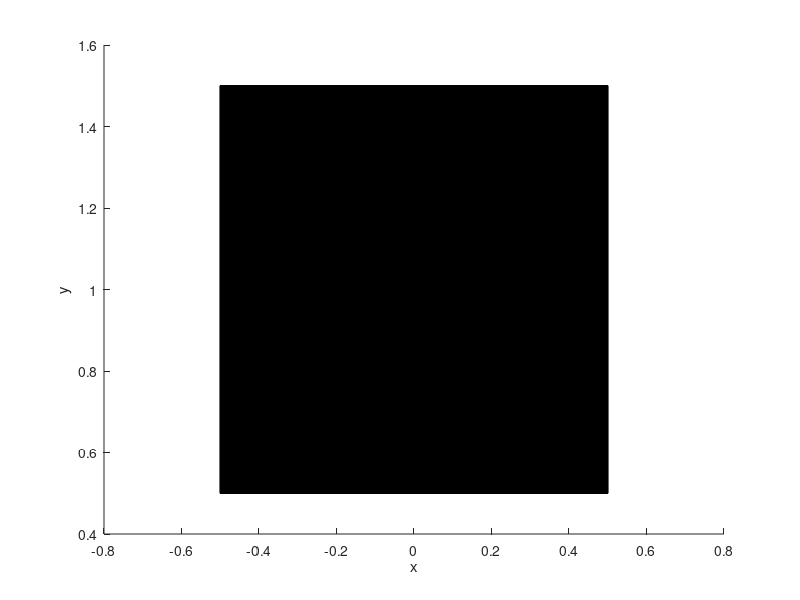

Reproduce this figure in MATLAB.
%% DESCRIPTION
%
% This is a script to plot a cube in Matlab.
%
%% OUTPUT
%
% Formatted figure with a cube.
%
%
%% 1.) Definitions
%% 1.) -General
dimension = [1 1 1];  % Dimension of the cube
position  = [0 1 0];  % Position of the cube
clr_c = 'k';  % Color of the cube

%% 1.) -Needed Coordinates
x_c(1) = -dimension(1)/2;                   % x-coordinate of the cube is half the length
x_c(2) = dimension(1)/2;                    % x-coordinate of the cube is half the length
x_c(3) = dimension(1)/2;                    % x-coordinate of the cube is half the length
x_c(4) = -dimension(1)/2;                   % x-coordinate of the cube is half the length
x_c(5) = -dimension(1)/2;                   % x-coordinate of the cube is half the length
x_c(6) = dimension(1)/2;                    % x-coordinate of the cube is half the length
x_c(7) = dimension(1)/2;                    % x-coordinate of the cube is half the length
x_c(8) = -dimension(1)/2;                   % x-coordinate of the cube is half the length

y_c(1) = dimension(2)/2;                    % y-coordinate of the cube is half the length
y_c(2) = dimension(2)/2;                    % y-coordinate of the cube is half the length
y_c(3) = -dimension(2)/2;                   % y-coordinate of the cube is half the length
y_c(4) = -dimension(2)/2;                   % y-coordinate of the cube is half the length
y_c(5) = dimension(2)/2;                    % y-coordinate of the cube is half the length
y_c(6) = dimension(2)/2;                    % y-coordinate of the cube is half the length
y_c(7) = -dimension(2)/2;                   % y-coordinate of the cube is half the length
y_c(8) = -dimension(2)/2;                   % y-coordinate of the cube is half the length

z_c(1) = -dimension(3)/2;                   % z-coordinate of the cube is half the length
z_c(2) = -dimension(3)/2;                   % z-coordinate of the cube is half the length
z_c(3) = -dimension(3)/2;                   % z-coordinate of the cube is half the length
z_c(4) = -dimension(3)/2;                   % z-coordinate of the cube is half the length
z_c(5) = dimension(3)/2;                    % z-coordinate of the cube is half the length
z_c(6) = dimension(3)/2;                    % z-coordinate of the cube is half the length
z_c(7) = dimension(3)/2;                    % z-coordinate of the cube is half the length
z_c(8) = dimension(3)/2;                    % z-coordinate of the cube is half the length

vertices_c = [x_c(1) y_c(1) z_c(1);x_c(2) y_c(2) z_c(2);x_c(3) y_c(3) z_c(3);x_c(4) y_c(4) z_c(4);...
              x_c(5) y_c(5) z_c(5);x_c(6) y_c(6) z_c(6);x_c(7) y_c(7) z_c(7);x_c(8) y_c(8) z_c(8)];   % Define the eight corners of the cube

faces_c = [4 3 2 1;2 3 7 6;3 4 8 7;1 2 6 5;7 8 5 6;1 4 8 5];               % Define the faces of the cube by four corner for each face

%% 2.) -Translate vertices
vertices_translated = [vertices_c(:,1)+position(1) vertices_c(:,2)+position(2) vertices_c(:,3)+position(3)];

%% 3.) Plot
patch('Vertices', vertices_translated, 'Faces', faces_c, 'FaceColor', clr_c,'EdgeColor', clr_c);

xlabel('x')
ylabel('y')
zlabel('z')
